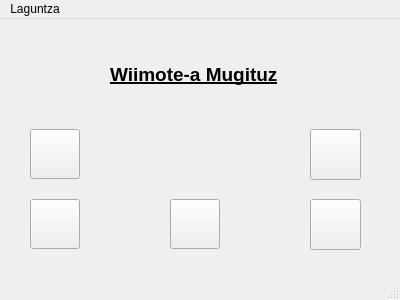
<?xml version="1.0" encoding="UTF-8"?>
<ui version="4.0">
 <class>Mandomugitu</class>
 <widget class="QMainWindow" name="Mandomugitu">
  <property name="geometry">
   <rect>
    <x>0</x>
    <y>0</y>
    <width>400</width>
    <height>300</height>
   </rect>
  </property>
  <property name="windowTitle">
   <string>Laguntza</string>
  </property>
  <widget class="QWidget" name="centralwidget">
   <widget class="QPushButton" name="pausaButton">
    <property name="geometry">
     <rect>
      <x>170</x>
      <y>180</y>
      <width>50</width>
      <height>50</height>
     </rect>
    </property>
    <property name="text">
     <string/>
    </property>
    <property name="icon">
     <iconset resource="Ikonoak.qrc">
      <normaloff>:/Ikonoak/pause.gif</normaloff>:/Ikonoak/pause.gif</iconset>
    </property>
    <property name="iconSize">
     <size>
      <width>200</width>
      <height>200</height>
     </size>
    </property>
   </widget>
   <widget class="QPushButton" name="stopButton">
    <property name="geometry">
     <rect>
      <x>310</x>
      <y>180</y>
      <width>51</width>
      <height>51</height>
     </rect>
    </property>
    <property name="text">
     <string/>
    </property>
    <property name="icon">
     <iconset resource="Ikonoak.qrc">
      <normaloff>:/Ikonoak/stop.gif</normaloff>:/Ikonoak/stop.gif</iconset>
    </property>
    <property name="iconSize">
     <size>
      <width>200</width>
      <height>200</height>
     </size>
    </property>
   </widget>
   <widget class="QPushButton" name="hasiButton">
    <property name="geometry">
     <rect>
      <x>30</x>
      <y>180</y>
      <width>50</width>
      <height>50</height>
     </rect>
    </property>
    <property name="text">
     <string/>
    </property>
    <property name="icon">
     <iconset resource="Ikonoak.qrc">
      <normaloff>:/Ikonoak/play.gif</normaloff>:/Ikonoak/play.gif</iconset>
    </property>
    <property name="iconSize">
     <size>
      <width>200</width>
      <height>200</height>
     </size>
    </property>
   </widget>
   <widget class="QPushButton" name="berrabiaraziButton">
    <property name="geometry">
     <rect>
      <x>310</x>
      <y>110</y>
      <width>51</width>
      <height>51</height>
     </rect>
    </property>
    <property name="text">
     <string/>
    </property>
    <property name="icon">
     <iconset resource="Ikonoak.qrc">
      <normaloff>:/Ikonoak/restart.png</normaloff>:/Ikonoak/restart.png</iconset>
    </property>
    <property name="iconSize">
     <size>
      <width>40</width>
      <height>40</height>
     </size>
    </property>
   </widget>
   <widget class="QPushButton" name="atzeraButton">
    <property name="geometry">
     <rect>
      <x>30</x>
      <y>110</y>
      <width>50</width>
      <height>50</height>
     </rect>
    </property>
    <property name="text">
     <string/>
    </property>
    <property name="icon">
     <iconset resource="Ikonoak.qrc">
      <normaloff>:/Ikonoak/atzera.png</normaloff>:/Ikonoak/atzera.png</iconset>
    </property>
    <property name="iconSize">
     <size>
      <width>35</width>
      <height>35</height>
     </size>
    </property>
   </widget>
   <widget class="QLabel" name="label">
    <property name="geometry">
     <rect>
      <x>110</x>
      <y>40</y>
      <width>191</width>
      <height>31</height>
     </rect>
    </property>
    <property name="font">
     <font>
      <pointsize>14</pointsize>
      <weight>75</weight>
      <bold>true</bold>
      <underline>true</underline>
     </font>
    </property>
    <property name="text">
     <string>Wiimote-a Mugituz</string>
    </property>
   </widget>
  </widget>
  <widget class="QMenuBar" name="menubar">
   <property name="geometry">
    <rect>
     <x>0</x>
     <y>0</y>
     <width>400</width>
     <height>25</height>
    </rect>
   </property>
   <widget class="QMenu" name="menuLaguntza">
    <property name="title">
     <string>Laguntza</string>
    </property>
    <addaction name="actionManeiua"/>
    <addaction name="actionKontrolak"/>
   </widget>
   <addaction name="menuLaguntza"/>
  </widget>
  <widget class="QStatusBar" name="statusbar"/>
  <action name="actionManeiua">
   <property name="text">
    <string>Maneiua</string>
   </property>
  </action>
  <action name="actionKontrolak">
   <property name="text">
    <string>Kontrolak</string>
   </property>
  </action>
 </widget>
 <resources>
  <include location="Ikonoak.qrc"/>
 </resources>
 <connections>
  <connection>
   <sender>atzeraButton</sender>
   <signal>clicked()</signal>
   <receiver>Mandomugitu</receiver>
   <slot>showNagusia()</slot>
   <hints>
    <hint type="sourcelabel">
     <x>104</x>
     <y>279</y>
    </hint>
    <hint type="destinationlabel">
     <x>259</x>
     <y>199</y>
    </hint>
   </hints>
  </connection>
 </connections>
 <slots>
  <slot>showNagusia()</slot>
  <slot>showAzalpena()</slot>
 </slots>
</ui>
